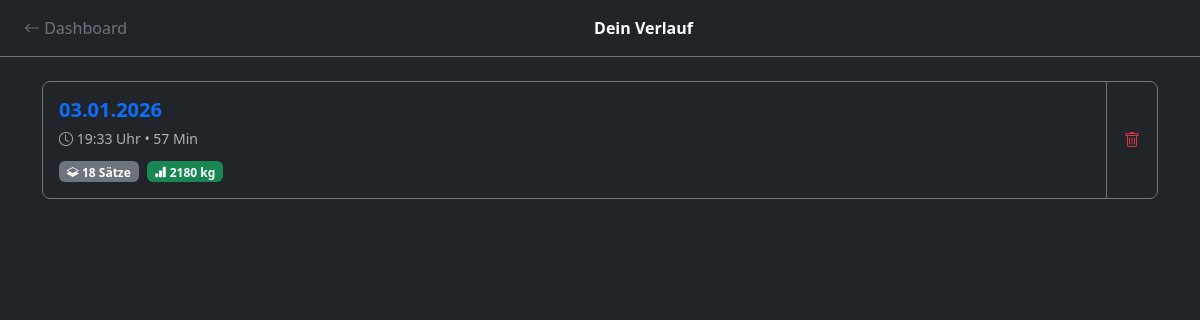
The page /history/ on the database as committed earlier.
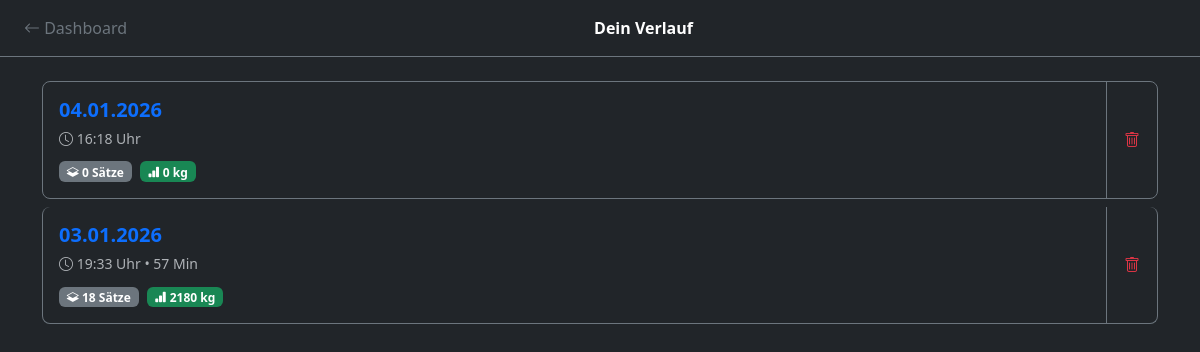
The same page on the database as committed later.
### core/models.py (models this page shows, shortened)
class Trainingseinheit(models.Model):
    user = models.ForeignKey(User, on_delete=models.CASCADE, related_name="trainings", null=True)
    plan = models.ForeignKey('Plan', on_delete=models.SET_NULL, related_name="trainings", null=True, blank=True, verbose_name="Trainingsplan")
    datum = models.DateTimeField(auto_now_add=True)
    dauer_minuten = models.PositiveIntegerField(blank=True, null=True, verbose_name="Dauer (Min)")
    kommentar = models.TextField(blank=True, null=True, verbose_name="Wie lief's?")
    class Meta:
        verbose_name = "Trainingseinheit"
        verbose_name_plural = "Trainingseinheiten"
        ordering = ['-datum']
        indexes = [
            models.Index(fields=['datum']),
        ]

### core/views.py (the view)
# urls.py: path('history/', views.training_list, name='training_list'),
def training_list(request):
    trainings = Trainingseinheit.objects.annotate(satz_count=Count('saetze')).order_by('-datum')
    trainings_mit_volumen = []
    for training in trainings:
        arbeitssaetze = training.saetze.filter(ist_aufwaermsatz=False)
        volumen = sum(float(s.gewicht) * s.wiederholungen for s in arbeitssaetze)
        trainings_mit_volumen.append({
            'training': training,
            'volumen': round(volumen, 1),
            'arbeitssaetze': arbeitssaetze.count()
        })
    context = {
        'trainings_data': trainings_mit_volumen
    }
    return render(request, 'core/training_list.html', context)

### core/templates/core/training_list.html (shortened to what this page needs)
<!doctype html>
<html lang="de" data-bs-theme="dark">
  <head>
    <link href="https://cdn.jsdelivr.net/npm/bootstrap@5.3.3/dist/css/bootstrap.min.css" rel="stylesheet">
    <link rel="stylesheet" href="https://cdn.jsdelivr.net/npm/bootstrap-icons@1.11.3/font/bootstrap-icons.min.css">
  </head>
  <body>
    <nav class="navbar navbar-dark bg-dark border-bottom border-secondary mb-4">
      <div class="container-fluid">
        <a class="btn btn-outline-secondary border-0" href="{% url 'dashboard' %}">
            <i class="bi bi-arrow-left"></i> Dashboard
        </a>
        <span class="navbar-text text-white fw-bold">Dein Verlauf</span>
      </div>
    </nav>
    <div class="container">
      {% if not trainings_data %}
        <div class="text-center py-5 text-muted">
            <i class="bi bi-journal-x display-1 opacity-25"></i>
            <p class="mt-3">Noch keine Trainings absolviert.</p>
            <a href="{% url 'training_select_plan' %}" class="btn btn-primary mt-2">Jetzt starten!</a>
        </div>
      {% else %}
        <div class="list-group">
            {% for data in trainings_data %}
            <div class="list-group-item bg-dark text-white border-secondary mb-2 rounded-3 p-0 overflow-hidden">
                <div class="d-flex w-100 align-items-stretch">
                    <a href="{% url 'training_session' data.training.id %}" class="text-decoration-none text-white d-flex flex-grow-1 p-3 align-items-center">
                        <div class="flex-grow-1">
                            <h5 class="mb-1 text-primary fw-bold">
                                {{ data.training.datum|date:"d.m.Y" }}
                            </h5>
                            <small class="text-muted">
                                <i class="bi bi-clock"></i> {{ data.training.datum|date:"H:i" }} Uhr
                                {% if data.training.dauer_minuten %}
                                &bull; {{ data.training.dauer_minuten }} Min
                                {% endif %}
                            </small>
                            <div class="mt-2">
                                <span class="badge bg-secondary me-1">
                                    <i class="bi bi-layers-half"></i> {{ data.arbeitssaetze }} Sätze
                                </span>
                                <span class="badge bg-success">
                                    <i class="bi bi-bar-chart-fill"></i> {{ data.volumen|floatformat:0 }} kg
                                </span>
                            </div>
                        </div>
                    </a>
                    <div class="border-start border-secondary d-flex">
                        <button class="btn btn-link text-danger text-decoration-none d-flex align-items-center px-3"
                                onclick="confirmDeleteTraining('{{ data.training.id }}', '{{ data.training.datum|date:"d.m.Y" }}', '{{ data.arbeitssaetze }}', '{{ data.volumen|floatformat:0 }}')">
                            <i class="bi bi-trash"></i>
                        </button>
                    </div>
                </div>
            </div>
            {% endfor %}
        </div>
      {% endif %}
    </div>
  </body>
</html>

Rows that differ between the two databases and show on the page:
added Trainingseinheit: training.datum "04.01.2026", training.datum "16:18", arbeitssaetze "0", volumen "0"
